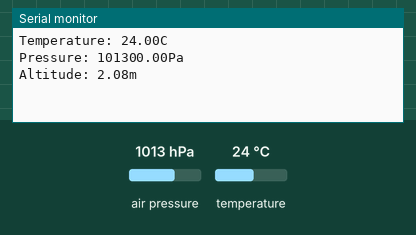
Simulated run of this sketch. Board: Arduino Uno, built with avr-gcc and run on an emulated ATmega328P. Shown: the last lines printed to the serial monitor. The inputs (shaded band) are chosen by the test bench; at power-on: air pressure 1013 hPa, temperature 24 °C.

Above: at 1.2 s.
1.3 s: air pressure set to 952 hPa
7.3 s: temperature set to 12 °C
At 11.1 s:
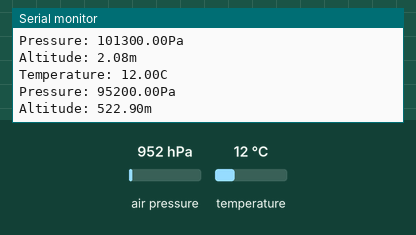
13.3 s: air pressure set to 975 hPa
19.3 s: temperature set to 19 °C
At 21.3 s:
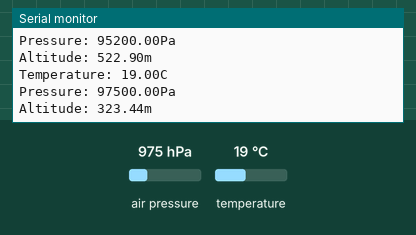

The sketch:

air_pressureSensor.ino
```cpp
#include "Arduino_SensorKit.h"

float pressure;

void setup() {
  // put your setup code here, to run once:
  Serial.begin(9600);
  Pressure.begin();

}

void loop() {
  // put your main code here, to run repeatedly:
  Serial.print("Temperature: ");
  Serial.print(Pressure.readTemperature());
  Serial.println("C");

  Serial.print("Pressure: ");
  Serial.print(Pressure.readPressure());
  Serial.println("Pa");

  Serial.print("Altitude: ");
  Serial.print(Pressure.readAltitude());
  Serial.println("m");

  Serial.println("\n");

  delay(10000);

}
```

Measured:
- after the input at 7.3 s, the serial monitor: prints a new line after 2.7 s (image 1)
- after the input at 19.3 s, the serial monitor: prints a new line after 0.71 s (image 2)
